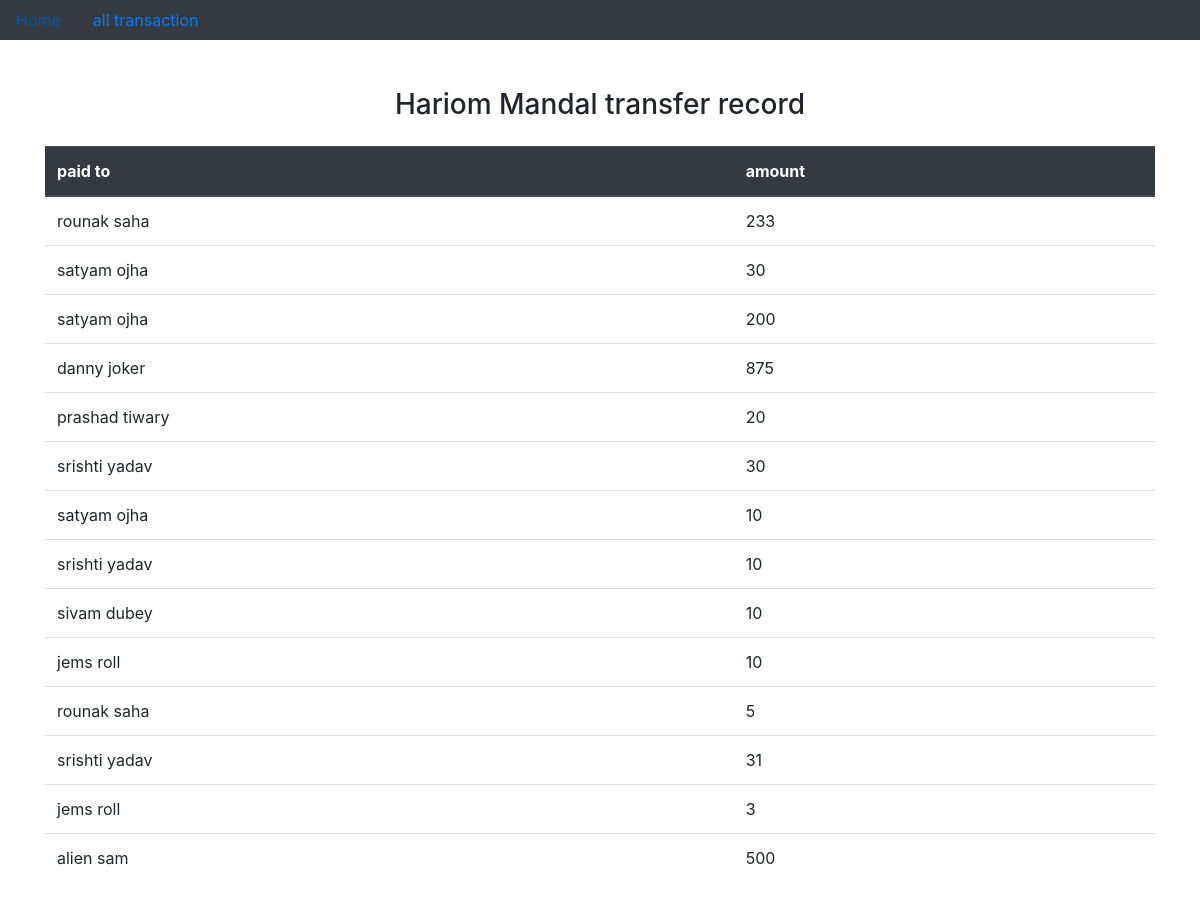
The app's page /transfer/, older data.
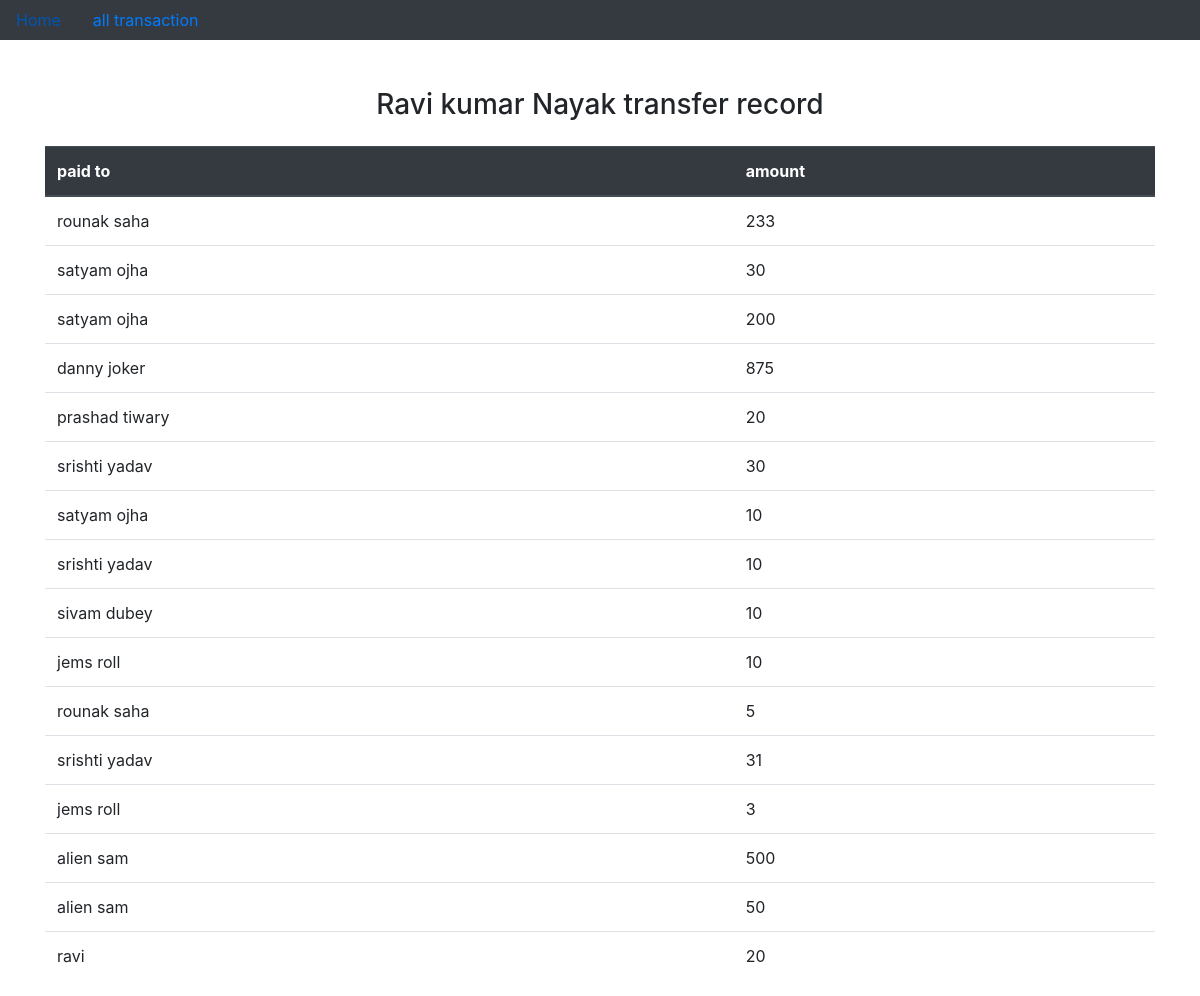
The same page, newer data.
### app/models.py (models this page shows)
class bank_users(models.Model):
    name = models.CharField(max_length=50)
    email = models.EmailField(max_length=254)
    current_balance = models.IntegerField()

class transfer_money(models.Model):
    to_user = models.CharField(max_length=50)
    amount = models.IntegerField()

### app/views.py (the view)
# urls.py: path('transfer/',views.transfer,name='transfer'),
def transfer(request):
    all = transfer_money.objects.all()
    user = bank_users.objects.get(id=1)
    context = {
        "user": user,
        "all":all
    }
    return render(request,'customer.html',context)

### templates/customer.html (shortened to what this page needs)
<!doctype html>
<html lang="en">
  <head>
    <link rel="stylesheet" href="https://stackpath.bootstrapcdn.com/bootstrap/4.3.1/css/bootstrap.min.css">
  </head>
  <body>
   <header class="masthead mb-auto">
        <div class="inner pb-5">
          <nav class="nav nav-masthead justify-content-left bg-dark">
            <a class="nav-link active" href="{% url 'base' %}">Home</a>
            <a class="nav-link" href="{% url 'transfer' %}"> all transaction</a>
          </nav>
        </div>
      </header>
  <div class="container">
  <table class="table mt-4">
  <thead class="thead-dark">
  <center><h3> {{user.name}} transfer record </h3></center>
    <tr>
      <th scope="col">paid to</th>
      <th scope="col">amount</th>
    </tr>
  </thead>
  <tbody>
  {% for i in all %}
   {% if i.id != 1 %}
    <tr>
      <td>{{i.to_user}}</td>
      <td>{{i.amount}}</td>
    </tr>
    {% endif %}
   {% endfor %}
  </tbody>
</table>
</div>
  </body>
</html>

Row changes from the older to the newer data that the page shows:
changed bank_users: name "Hariom Mandal" → "Ravi kumar Nayak"
added transfer_money: to_user "alien sam", amount "50"
added transfer_money: to_user "ravi", amount "20"
